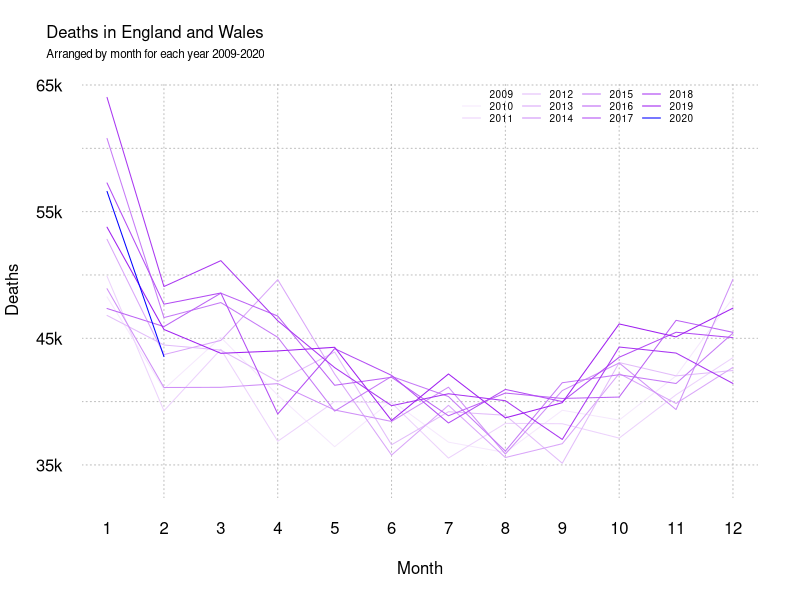

Write the R code that produced this figure.
# ENGLAND AND WALES DEATHS 
# 2020 04 01 
# CALUM DAVEY 

# Load data 
d <- read.csv('DeathsPerMonth.csv',as.is = T)

# Get colours 
cols <- colorRampPalette(c('white','purple'))
cols <- c(cols(length(unique(d$Year))-1),'blue')

# Plot deaths in each month
plot(1,1,type='n',bty='n', axes=F,
     xlim=c(1,12),
     ylim=c(min(d$Deaths), max(d$Deaths)),
     xlab='Month', ylab='Deaths')

# Add gridlines
grid(nx = NULL, ny = NULL, col = "gray", lty = "dotted", lwd = par("lwd"), equilogs = F)

for (i in unique(d$Year)){
  pd <- d[d$Year==i,]
  lines(pd$Month, pd$Deaths,
        col=cols[i-2008])
}

# Add axes 
axis(1,lwd=0,at=c(1:12),cex=.6)
ats <- seq(35000,65000,by=10000)
axis(2,lwd=0,las=2,at=ats,labels=sub('000','k',as.character(ats)))

# Add legend 
legend(x='topright',
       legend=unique(d$Year),col=cols,
       bty='n', cex=.6,lty=1,ncol=5)

# Add the title
mytitle = "Deaths in England and Wales"
mysubtitle = "Arranged by month for each year 2009-2020"
mtext(side=3, line=2, at=-0.07, adj=0, cex=1, mytitle)
mtext(side=3, line=1, at=-0.07, adj=0, cex=0.7, mysubtitle)


